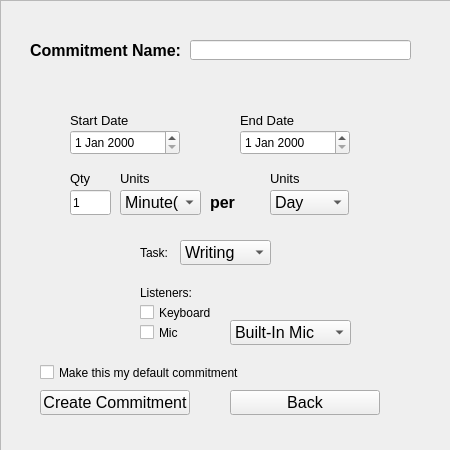
<?xml version="1.0" encoding="UTF-8"?>
<ui version="4.0">
 <class>CreateCommitmentQWidget</class>
 <widget class="QWidget" name="CreateCommitmentQWidget">
  <property name="geometry">
   <rect>
    <x>0</x>
    <y>0</y>
    <width>450</width>
    <height>450</height>
   </rect>
  </property>
  <property name="windowTitle">
   <string>Create a Commitment</string>
  </property>
  <widget class="QFrame" name="createCommitmentQFrame">
   <property name="geometry">
    <rect>
     <x>0</x>
     <y>0</y>
     <width>451</width>
     <height>451</height>
    </rect>
   </property>
   <property name="frameShape">
    <enum>QFrame::StyledPanel</enum>
   </property>
   <property name="frameShadow">
    <enum>QFrame::Raised</enum>
   </property>
   <widget class="QLabel" name="commitmentNameQLabel">
    <property name="geometry">
     <rect>
      <x>30</x>
      <y>40</y>
      <width>180</width>
      <height>20</height>
     </rect>
    </property>
    <property name="font">
     <font>
      <pointsize>12</pointsize>
      <weight>75</weight>
      <bold>true</bold>
     </font>
    </property>
    <property name="text">
     <string>Commitment Name:</string>
    </property>
   </widget>
   <widget class="QLineEdit" name="commitmentNameQLineEdit">
    <property name="geometry">
     <rect>
      <x>190</x>
      <y>40</y>
      <width>221</width>
      <height>20</height>
     </rect>
    </property>
   </widget>
   <widget class="QLabel" name="dateStartQLabel">
    <property name="geometry">
     <rect>
      <x>70</x>
      <y>110</y>
      <width>70</width>
      <height>20</height>
     </rect>
    </property>
    <property name="font">
     <font>
      <pointsize>10</pointsize>
     </font>
    </property>
    <property name="text">
     <string>Start Date</string>
    </property>
   </widget>
   <widget class="QLabel" name="dateEndQLabel">
    <property name="geometry">
     <rect>
      <x>240</x>
      <y>110</y>
      <width>70</width>
      <height>20</height>
     </rect>
    </property>
    <property name="font">
     <font>
      <pointsize>10</pointsize>
     </font>
    </property>
    <property name="text">
     <string>End Date</string>
    </property>
   </widget>
   <widget class="QDateEdit" name="dateStartQDateEdit">
    <property name="geometry">
     <rect>
      <x>70</x>
      <y>130</y>
      <width>110</width>
      <height>25</height>
     </rect>
    </property>
   </widget>
   <widget class="QDateEdit" name="dateEndQDateEdit">
    <property name="geometry">
     <rect>
      <x>240</x>
      <y>130</y>
      <width>110</width>
      <height>25</height>
     </rect>
    </property>
   </widget>
   <widget class="QLabel" name="qtyQLabel">
    <property name="geometry">
     <rect>
      <x>70</x>
      <y>170</y>
      <width>21</width>
      <height>16</height>
     </rect>
    </property>
    <property name="font">
     <font>
      <pointsize>10</pointsize>
     </font>
    </property>
    <property name="text">
     <string>Qty</string>
    </property>
   </widget>
   <widget class="QLineEdit" name="qtyQLineEdit">
    <property name="geometry">
     <rect>
      <x>70</x>
      <y>190</y>
      <width>41</width>
      <height>25</height>
     </rect>
    </property>
    <property name="text">
     <string>1</string>
    </property>
   </widget>
   <widget class="QLabel" name="unitsLeftQLabel">
    <property name="geometry">
     <rect>
      <x>120</x>
      <y>170</y>
      <width>58</width>
      <height>16</height>
     </rect>
    </property>
    <property name="font">
     <font>
      <pointsize>10</pointsize>
     </font>
    </property>
    <property name="text">
     <string>Units</string>
    </property>
   </widget>
   <widget class="QLabel" name="perQLabel">
    <property name="geometry">
     <rect>
      <x>210</x>
      <y>190</y>
      <width>41</width>
      <height>25</height>
     </rect>
    </property>
    <property name="font">
     <font>
      <pointsize>12</pointsize>
      <weight>75</weight>
      <bold>true</bold>
     </font>
    </property>
    <property name="text">
     <string>per</string>
    </property>
   </widget>
   <widget class="QLabel" name="unitsRightQLabel">
    <property name="geometry">
     <rect>
      <x>270</x>
      <y>170</y>
      <width>58</width>
      <height>16</height>
     </rect>
    </property>
    <property name="font">
     <font>
      <pointsize>10</pointsize>
     </font>
    </property>
    <property name="text">
     <string>Units</string>
    </property>
   </widget>
   <widget class="QComboBox" name="dropDownUnitsRightQComboBox">
    <property name="geometry">
     <rect>
      <x>270</x>
      <y>190</y>
      <width>79</width>
      <height>25</height>
     </rect>
    </property>
    <property name="font">
     <font>
      <pointsize>12</pointsize>
     </font>
    </property>
    <item>
     <property name="text">
      <string>Day</string>
     </property>
    </item>
    <item>
     <property name="text">
      <string>Week</string>
     </property>
    </item>
    <item>
     <property name="text">
      <string>Month</string>
     </property>
    </item>
   </widget>
   <widget class="QLabel" name="taskQLabel">
    <property name="geometry">
     <rect>
      <x>140</x>
      <y>240</y>
      <width>31</width>
      <height>25</height>
     </rect>
    </property>
    <property name="text">
     <string>Task:</string>
    </property>
   </widget>
   <widget class="QComboBox" name="dropDownTaskQComboBox">
    <property name="geometry">
     <rect>
      <x>180</x>
      <y>240</y>
      <width>91</width>
      <height>25</height>
     </rect>
    </property>
    <property name="font">
     <font>
      <pointsize>12</pointsize>
     </font>
    </property>
    <item>
     <property name="text">
      <string>Writing</string>
     </property>
    </item>
    <item>
     <property name="text">
      <string>Compose Music</string>
     </property>
    </item>
   </widget>
   <widget class="QLabel" name="listenersQLabel">
    <property name="geometry">
     <rect>
      <x>140</x>
      <y>280</y>
      <width>58</width>
      <height>25</height>
     </rect>
    </property>
    <property name="text">
     <string>Listeners:</string>
    </property>
   </widget>
   <widget class="QCheckBox" name="checkKeyboardQCheckBox">
    <property name="geometry">
     <rect>
      <x>140</x>
      <y>300</y>
      <width>83</width>
      <height>25</height>
     </rect>
    </property>
    <property name="text">
     <string>Keyboard</string>
    </property>
   </widget>
   <widget class="QCheckBox" name="checkMicQCheckBox">
    <property name="geometry">
     <rect>
      <x>140</x>
      <y>320</y>
      <width>83</width>
      <height>25</height>
     </rect>
    </property>
    <property name="text">
     <string>Mic</string>
    </property>
   </widget>
   <widget class="QComboBox" name="dropDownAudioListenerQComboBox">
    <property name="geometry">
     <rect>
      <x>230</x>
      <y>320</y>
      <width>121</width>
      <height>25</height>
     </rect>
    </property>
    <property name="font">
     <font>
      <pointsize>12</pointsize>
     </font>
    </property>
    <item>
     <property name="text">
      <string>Built-In Mic</string>
     </property>
    </item>
   </widget>
   <widget class="QCheckBox" name="makeDefaultQCheckBox">
    <property name="geometry">
     <rect>
      <x>40</x>
      <y>360</y>
      <width>231</width>
      <height>25</height>
     </rect>
    </property>
    <property name="text">
     <string>Make this my default commitment</string>
    </property>
   </widget>
   <widget class="QPushButton" name="createCommitmentQPushButton">
    <property name="geometry">
     <rect>
      <x>40</x>
      <y>390</y>
      <width>150</width>
      <height>25</height>
     </rect>
    </property>
    <property name="font">
     <font>
      <pointsize>12</pointsize>
      <weight>50</weight>
      <bold>false</bold>
     </font>
    </property>
    <property name="text">
     <string>Create Commitment</string>
    </property>
   </widget>
   <widget class="QPushButton" name="backQPushButton">
    <property name="geometry">
     <rect>
      <x>230</x>
      <y>390</y>
      <width>150</width>
      <height>25</height>
     </rect>
    </property>
    <property name="font">
     <font>
      <pointsize>12</pointsize>
     </font>
    </property>
    <property name="text">
     <string>Back</string>
    </property>
   </widget>
   <widget class="QComboBox" name="dropDownUnitsLeftQComboBox">
    <property name="geometry">
     <rect>
      <x>120</x>
      <y>190</y>
      <width>81</width>
      <height>25</height>
     </rect>
    </property>
    <property name="font">
     <font>
      <pointsize>12</pointsize>
     </font>
    </property>
    <item>
     <property name="text">
      <string>Minute(s)</string>
     </property>
    </item>
    <item>
     <property name="text">
      <string>Hour(s)</string>
     </property>
    </item>
   </widget>
  </widget>
 </widget>
 <resources/>
 <connections/>
</ui>
